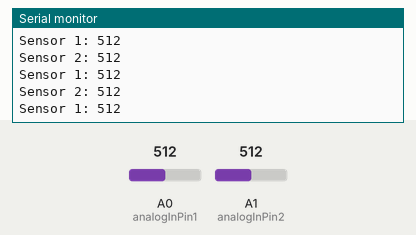
Recording of a sketch running on a simulated Arduino Uno, built with avr-gcc and run on an emulated ATmega328P. Parts: the last lines printed to the serial monitor. The test bench sets the inputs (shaded band); at power-on: A0 (analogInPin1) = 512, A1 (analogInPin2) = 512.

Above: at 1.2 s.
1.3 s: A0 (analogInPin1) set to 110
At 2.2 s:
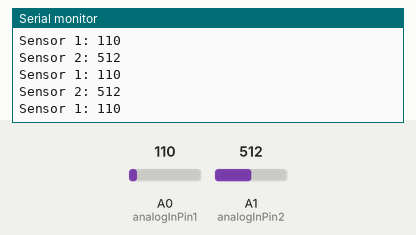
2.8 s: A0 (analogInPin1) set to 92
At 3.6 s:
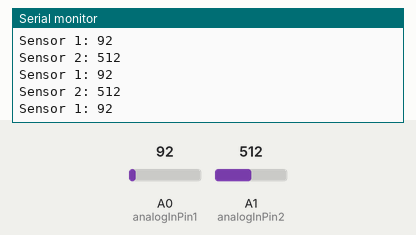
5.8 s: A1 (analogInPin2) set to 107
At 6.9 s:
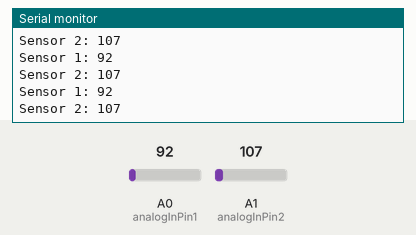
7.3 s: A1 (analogInPin2) set to 93
At 8.0 s:
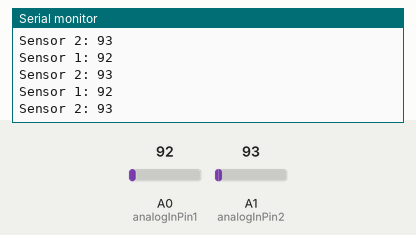
Timing chart, 0 to 10.3 s (numbered marks = the images above; inputs shaded):
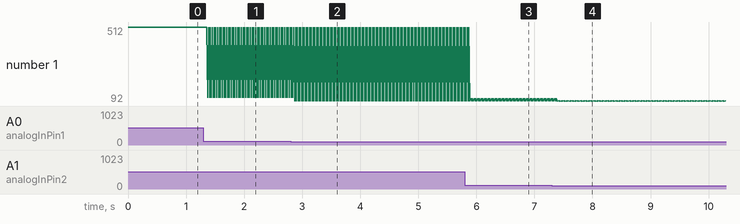

The sketch:

IRTest.ino
```cpp
const int analogInPin1 = A0;
const int analogInPin2 = A1;
int sensorValue1 = 0;
int sensorValue2 = 0;


void setup() {

  Serial.begin(9600);
}

void loop() {

  sensorValue1 = analogRead(analogInPin1);
  sensorValue2 = analogRead(analogInPin2);
  //float voltage= sensorValue * (5.0 / 1023.0);
  Serial.print("Sensor 1: ");
  Serial.println(sensorValue1);
  Serial.print("Sensor 2: ");
  Serial.println(sensorValue2);

}
```

Measured:
- after the input at 1.3 s, the serial monitor: prints a new line after 0.07 s (image 1)
- after the input at 2.8 s, the serial monitor: prints a new line after 0.07 s (image 2)
- after the input at 5.8 s, the serial monitor: prints a new line after 0.10 s (image 3)
- after the input at 7.3 s, the serial monitor: prints a new line after 0.11 s (image 4)
- plotted number 1: 512 → 92 after the input at 2.8 s, 92 → 107 after the input at 5.8 s, 107 → 93 after the input at 7.3 s
